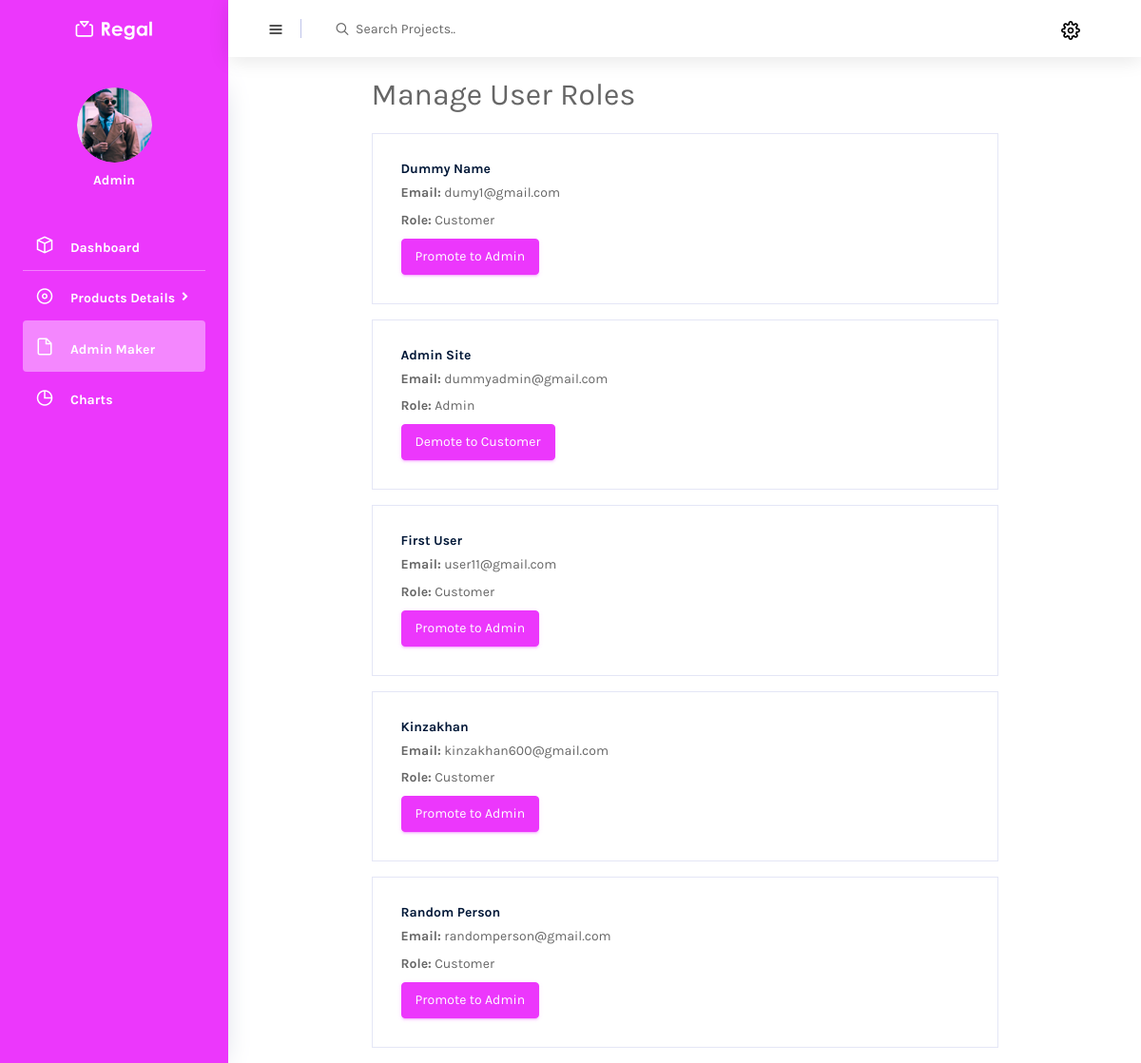
The app's page /admin/adminmaker.php with its own data.
### tables this page shows
CREATE TABLE `customers` (
  `id` int(11) NOT NULL AUTO_INCREMENT,
  `username` varchar(100) DEFAULT NULL,
  `contact` varchar(20) DEFAULT NULL,
  `address` text DEFAULT NULL,
  `profile_image` varchar(200) DEFAULT NULL,
  `email` varchar(100) DEFAULT NULL,
  `password` varchar(100) DEFAULT NULL,
  `role` enum('admin','customer') DEFAULT NULL,
  PRIMARY KEY (`id`)
);

### admin/adminmaker.php (the view, shortened to what this page needs)
<?php
include "header.php";
$query = "SELECT * FROM customers";
$result = mysqli_query($link, $query);
?>
<div class="container mt-4 col-9">
    <div class="row justify-content-center">
        <div class="col-md-9">
            <h2 class="mb-4">Manage User Roles</h2>
            <?php
            if (mysqli_num_rows($result) > 0) {
                while ($row = mysqli_fetch_assoc($result)) {
                    ?>
                    <div class="card mb-3">
                        <div class="card-body">
                            <h5 class="card-title"><?php echo $row['username']; ?></h5>
                            <p class="card-text"><strong>Email:</strong> <?php echo $row['email']; ?></p>
                            <p class="card-text"><strong>Role:</strong> <?php echo ucfirst($row['role']); ?></p>
                            <form method="post" action="adminmaker.php">
                                <button type="submit" name="changeRole" class="btn btn-primary">
                                    <?php echo $row['role'] == 'admin' ? 'Demote to Customer' : 'Promote to Admin'; ?>
                                </button>
                            </form>
                        </div>
                    </div>
                    <?php
                }
            } else {
                echo "<p>No users found.</p>";
            }
            ?>
        </div>
    </div>
</div>
<?php include "footer.php"; ?>

### records on screen
customers: username "Dummy Name", email "dumy1@gmail.com", role "Customer", shows "Promote to Admin"
customers: username "Admin Site", email "dummyadmin@gmail.com", role "Admin", shows "Demote to Customer"
customers: username "First User", email "user11@gmail.com", role "Customer", shows "Promote to Admin"
customers: username "Kinzakhan", email "kinzakhan600@gmail.com", role "Customer", shows "Promote to Admin"
customers: username "Random Person", email "randomperson@gmail.com", role "Customer", shows "Promote to Admin"
